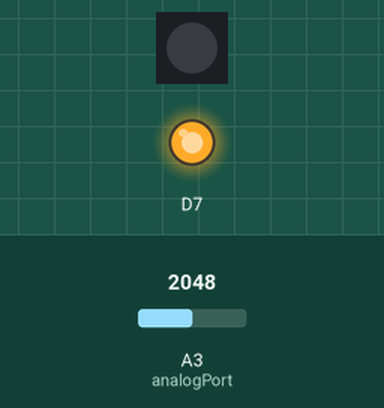
This sketch was run on a simulated Particle Photon. On the bench: 1 RGB LEDs in strip order, left to right, output pins drawn as LEDs (lit = HIGH). The inputs (shaded band) are chosen by the test bench; at power-on: A3 (analogPort) = 2048. Dim RGB values are drawn brighter than linear.

Above: at 1.5 s.
1.6 s: A3 (analogPort) set to 266
3.1 s: A3 (analogPort) set to 239
At 5.2 s:
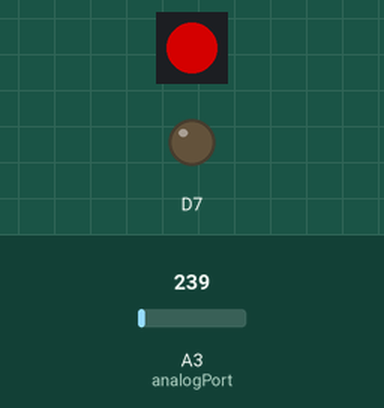
6.1 s: A3 (analogPort) set to 491
At 7.1 s:
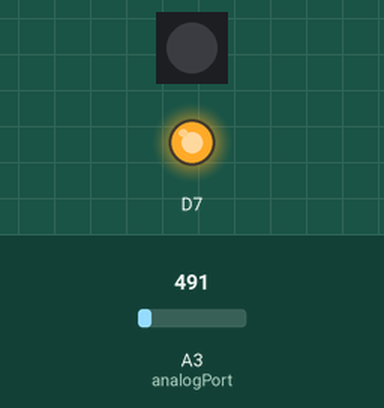
7.8 s: A3 (analogPort) set to 210
At 8.4 s:
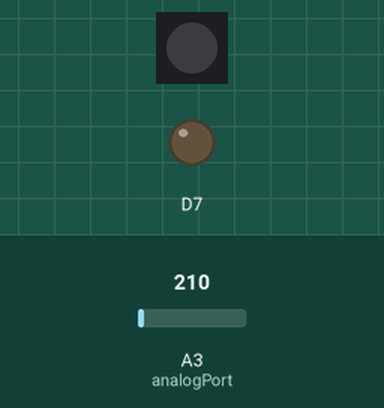
10.8 s: A3 (analogPort) set to 290
At 11.9 s:
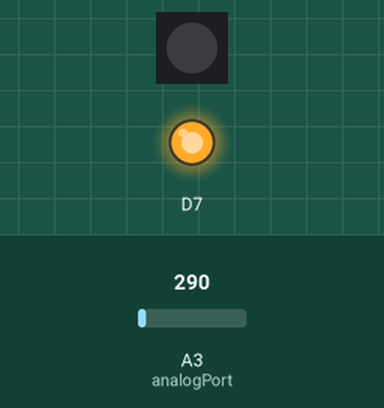
Timing chart, 0 to 13.5 s (numbered marks = the images above; inputs shaded):
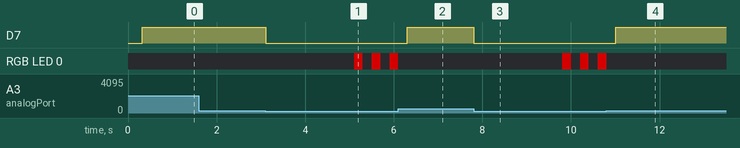

The sketch:

getcredentials.ino
```cpp
// This #include statement was automatically added by the Spark IDE.
#include "GetCredentials.h"


GetCredentials gc;

void setup() {
    Serial1.begin(115200);

    gc.begin();
    Serial1.println("start");
}


//  char password[64];
//  char SSID[64];


void loop() {

    if (gc.listen()){
   //     Spark.publish("SSID",WiFi.SSID());
        Serial1.println("OK");
    }

}
```

getCredentials.h
```cpp
/*****
 *  This is free software, use it as you like
 * (c) Marcus Hünd 2014 - 2015
 *
 * */
#define DEBUG_GC

#define START 0
#define LISTENING 1
#define READY 2
#define CHECK_CREDENTIALS 3
#define CHECK_OK 4

class GetCredentials {
public:
    GetCredentials();
    void begin();
    bool listen();


private:
    int state;
    int puls;
    int lc; //linecounter used in print
    int charBreak;
    int watchDog;
    int threshold; //adc threshold value to determine a puls
    char credChar;
    char credBuf[128];
    char * ptrPassword;
    char * ptrSSID;
    int cci; //bit roll variable used to decode bit stream in to bytes
    int cbi; //index in credentials buffer
    int leadIn;
    int streep;
    int dot;
    int bitBreak;
    char password[32];
    char ssid[32];
    int analogPort;
    bool calcChecksum();
    bool watchDogOk();
    void resetWatchDog();
#ifdef DEBUG_GC
    void print(char vv);
    void print(int vv);
#endif
    void blink(bool color);
    int getPuls();
    bool addPulsToCredBuffer(int puls);
    void setDurations(int);
    bool setPointers();
    void setCredentials();
    void setThreshold(int port);
};
```

getgredentials.cpp
```cpp
/*****
 *  This is free software, use it as you like
 * (c) Marcus Hünd 2014 - 2015
 *
 * */

#include "GetCredentials.h"
#include "application.h"

GetCredentials::GetCredentials() {

}

void GetCredentials::begin() {
    state = START;
    lc = 0;
    analogPort = A3;   // change if you need to another analog input
    setThreshold(analogPort);

    setDurations(40000);
    pinMode(D7, OUTPUT);

    pinMode(A0, INPUT_PULLDOWN);
    resetWatchDog();
}

void GetCredentials::setDurations(int lead) {
    leadIn = lead - lead / 10;
    streep = lead / 5;
    dot = lead / 8 - lead / 10;
    bitBreak = dot;
    charBreak = lead / 24;
    threshold = 250;
    //  print('*');
    //  print(streep);
    //  print(dot);
    //  Serial1.println();
    memset(credBuf, 0, sizeof (credBuf));
    cbi = 0;
    credChar = 0;
    cci = 0;

}

bool GetCredentials::watchDogOk() {

    if (state == START || (millis() - watchDog) < 2000)
        return true;
    else {
        blink(false);
        state = START;
        resetWatchDog();

        return false;
    }
}

void GetCredentials::resetWatchDog() {
    watchDog = millis();
    //   print('.');
}

bool GetCredentials::listen() {
    int result = false;
    if (watchDogOk()) {

        if (getPuls()) {
            resetWatchDog();
            switch (state) {
                case START:
                    if (puls > streep) {
                        state = LISTENING;
                        setDurations(puls);
                    }
                    break;
                case LISTENING:
                    int bit = 0;
                    if (puls < dot)
                        state = START;
                    else
                        if (puls < streep)
                        bit = 0;
                    else
                        bit = 1;
#ifdef DEBUG_GC
                    print(bit);
#endif
                    result = addPulsToCredBuffer(bit);
                    break;
            }
        }
    }
    return result;
}

bool GetCredentials::setPointers() {
    bool result = false;
    for (int ii = 0; ii < cbi - 3; ii++)
        if (credBuf[ii] == ',') {
            credBuf[ii] = 0;
            ptrPassword = credBuf;
            ptrSSID = credBuf + ii + 1;
            result = true;
            break;
        }
    return result;
}

int GetCredentials::getPuls() {
    long start = millis();

    digitalWrite(D7, LOW);
    long t1 = start;
    long t2 = micros();
    for (puls = 0; (millis() - start) < 50000 && millis() - t1 < 5;) {
        int vv = analogRead(analogPort);
        if (vv > threshold) {
            print ('>');print(vv);print(threshold);
            digitalWrite(D7, HIGH);
            t1 = millis();
        }
    }
    puls = (micros() - t2);
    if (puls < 6000)
        puls = 0;
    return puls;
}

bool GetCredentials::addPulsToCredBuffer(int bit) {
    bool result = false;
    credChar |= (bit << (7 - cci++));
    if (cci > 7) {
        cci = 0;
        if (credChar == '|') {
            state = START; //CHECK_CREDENTIALS;
            if ((result = calcChecksum())) {
                state = START;
                blink(true);
                setCredentials();
            } else
                blink(false);
        } else {
            credBuf[cbi++] = credChar;
#ifdef DEBUG_GC
            Serial1.println(credChar);
#endif
            credChar = 0;
        }
    }
    return result;
}

void GetCredentials::blink(bool color) {
    RGB.control(true);
    for (int ii = 0; ii < 3; ii++) {
        if (color == true)
            RGB.color(255, 70, 0);
        else
            RGB.color(128, 0, 0);
        delay(200);
        RGB.color(0, 0, 0);
        delay(200);
    }
    RGB.control(false);
}

bool GetCredentials::calcChecksum() {
    byte cnt = 0;
    int ndx = cbi - 3;

    credBuf[cbi] = 0;

    byte chkSum = atoi(credBuf + ndx);
#ifdef DEBUG_GC
    Serial1.println("\nc:");
    print(chkSum);
    print('|');
#endif
    for (int ii = 0; ii < ndx; ii++) {
        cnt += (byte) credBuf[ii];
#ifdef DEBUG_GC
        print(credBuf[ii]);
#endif
    }
#ifdef DEBUG_GC
    print('|');
    Serial1.print("\nchecksums: ");
    print(chkSum);
    print(cnt);
#endif
    credBuf[ndx] = 0;
#ifdef DEBUG_GC
    Serial1.println(credBuf);
#endif
    if (cnt == chkSum && setPointers()) {
        return true;
    } else
        return false;
}
#ifdef DEBUG_GC

void GetCredentials::print(char vv) {

    lc++;
    Serial1.print(vv);
    Serial1.print(" ");
    if (lc > 80) {
        //    Serial1.println();
        lc = 0;
    }
}

void GetCredentials::print(int vv) {
    lc++;
    Serial1.print(vv);
    Serial1.print(" ");
    if (lc > 20) {
        //    Serial1.println();
        lc = 0;
    }
}
#endif

void GetCredentials::setCredentials() {
    memcpy((char *) password, ptrPassword, 122);
    memcpy((char *) ssid, ptrSSID, 122);
    WiFi.setCredentials(ssid, password);
    NVIC_SystemReset();
}

void GetCredentials::setThreshold(int analogPort) {
    int lowest;
    int highest;
    int buf[32];
    int val;

    for (int ii = 0; ii < 32; ii++) {
        buf[ii] = analogRead(analogPort);
        delay(10);
    }
    lowest = buf[0];
    highest = buf[0];
    for (int ii = 1; ii < 32; ii++) {
        val = buf[ii];
        if (lowest > val)
            lowest = val;
        if (highest < val)
            highest = val;
    }
    int delta = highest - lowest;
    Serial1.println(lowest);
    Serial1.println(highest);

    threshold = lowest + (delta / 2) + (lowest * 0.3);
    Serial1.print("th:");
    Serial1.println(threshold);

}
```

Measured:
- the behaviour switches between 251 and 250 on A3 (analogPort) (found by bisection; images 0 and 1)
- after the input at 1.6 s, every drawn part: stays the same
- after the input at 3.1 s, D7: HIGH → LOW at once; RGB LED 0: alternates RGB(128, 0, 0) for 0.20 s and off for 0.20 s, starting after 2.0 s
- after the input at 6.1 s, D7: LOW → HIGH after 0.21 s
- after the input at 7.8 s, D7: HIGH → LOW at once; RGB LED 0: alternates RGB(128, 0, 0) for 0.20 s and off for 0.20 s, starting after 2.0 s
- after the input at 10.8 s, D7: LOW → HIGH after 0.21 s
